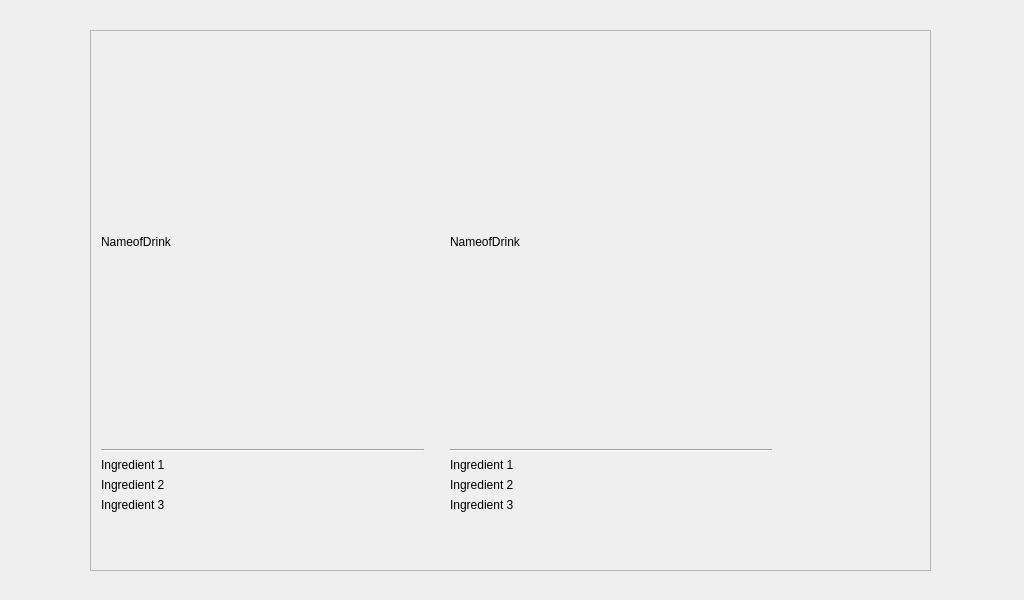
<?xml version="1.0" encoding="UTF-8"?>
<ui version="4.0">
 <class>Menu</class>
 <widget class="QWidget" name="Menu">
  <property name="geometry">
   <rect>
    <x>0</x>
    <y>0</y>
    <width>1024</width>
    <height>600</height>
   </rect>
  </property>
  <property name="windowTitle">
   <string>Form</string>
  </property>
  <widget class="QScrollArea" name="scrollArea">
   <property name="geometry">
    <rect>
     <x>90</x>
     <y>30</y>
     <width>841</width>
     <height>541</height>
    </rect>
   </property>
   <property name="widgetResizable">
    <bool>true</bool>
   </property>
   <widget class="QWidget" name="scrollAreaWidgetContents">
    <property name="geometry">
     <rect>
      <x>0</x>
      <y>0</y>
      <width>839</width>
      <height>539</height>
     </rect>
    </property>
    <widget class="QWidget" name="gridLayoutWidget_3">
     <property name="geometry">
      <rect>
       <x>10</x>
       <y>10</y>
       <width>671</width>
       <height>471</height>
      </rect>
     </property>
     <layout class="QGridLayout" name="gridLayout_3">
      <item row="0" column="1">
       <spacer name="verticalSpacer">
        <property name="orientation">
         <enum>Qt::Vertical</enum>
        </property>
        <property name="sizeHint" stdset="0">
         <size>
          <width>20</width>
          <height>40</height>
         </size>
        </property>
       </spacer>
      </item>
      <item row="0" column="0">
       <layout class="QGridLayout" name="gridLayout">
        <item row="3" column="0">
         <widget class="QLabel" name="label_3">
          <property name="text">
           <string>Ingredient 2</string>
          </property>
         </widget>
        </item>
        <item row="2" column="0">
         <widget class="QLabel" name="label_2">
          <property name="text">
           <string>Ingredient 1</string>
          </property>
         </widget>
        </item>
        <item row="4" column="0">
         <widget class="QLabel" name="label_4">
          <property name="text">
           <string>Ingredient 3</string>
          </property>
         </widget>
        </item>
        <item row="1" column="0">
         <widget class="Line" name="line">
          <property name="orientation">
           <enum>Qt::Horizontal</enum>
          </property>
         </widget>
        </item>
        <item row="0" column="0">
         <widget class="QLabel" name="label">
          <property name="sizePolicy">
           <sizepolicy hsizetype="MinimumExpanding" vsizetype="MinimumExpanding">
            <horstretch>0</horstretch>
            <verstretch>0</verstretch>
           </sizepolicy>
          </property>
          <property name="minimumSize">
           <size>
            <width>0</width>
            <height>50</height>
           </size>
          </property>
          <property name="text">
           <string>NameofDrink</string>
          </property>
         </widget>
        </item>
       </layout>
      </item>
      <item row="0" column="2">
       <layout class="QGridLayout" name="gridLayout_2">
        <item row="3" column="0">
         <widget class="QLabel" name="label_5">
          <property name="text">
           <string>Ingredient 2</string>
          </property>
         </widget>
        </item>
        <item row="2" column="0">
         <widget class="QLabel" name="label_7">
          <property name="text">
           <string>Ingredient 1</string>
          </property>
         </widget>
        </item>
        <item row="4" column="0">
         <widget class="QLabel" name="label_8">
          <property name="text">
           <string>Ingredient 3</string>
          </property>
         </widget>
        </item>
        <item row="1" column="0">
         <widget class="Line" name="line_2">
          <property name="orientation">
           <enum>Qt::Horizontal</enum>
          </property>
         </widget>
        </item>
        <item row="0" column="0">
         <widget class="QLabel" name="label_6">
          <property name="sizePolicy">
           <sizepolicy hsizetype="MinimumExpanding" vsizetype="MinimumExpanding">
            <horstretch>0</horstretch>
            <verstretch>0</verstretch>
           </sizepolicy>
          </property>
          <property name="minimumSize">
           <size>
            <width>0</width>
            <height>50</height>
           </size>
          </property>
          <property name="text">
           <string>NameofDrink</string>
          </property>
         </widget>
        </item>
       </layout>
      </item>
     </layout>
    </widget>
   </widget>
  </widget>
 </widget>
 <resources/>
 <connections/>
</ui>
